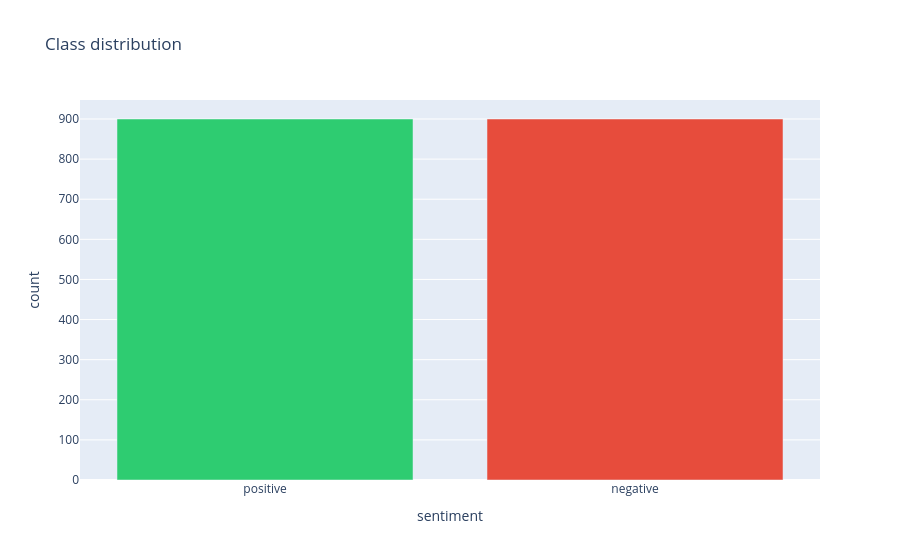

Notebook cell for this chart:
### Code cell
# Labels are integers — map to readable strings before anything else
df['sentiment'] = df['label'].map({1: 'positive', 0: 'negative'})

counts = df['sentiment'].value_counts().reset_index()
fig = px.bar(
    counts, x='sentiment', y='count',
    color='sentiment',
    color_discrete_map={'positive': '#2ecc71', 'negative': '#e74c3c'},
    title='Class distribution',
)
fig.update_layout(showlegend=False)
fig.show()

print(df['sentiment'].value_counts())

### Figure 1 — Plotly figure (JSON) as saved in the notebook; plotly's stock layout.template omitted (floating-point values rounded to 4 significant figures)
{"data": [{"hovertemplate": "sentiment=%{x}<br>count=%{y}<extra></extra>", "legendgroup": "positive", "marker": {"color": "#2ecc71", "pattern": {"shape": ""}}, "name": "positive", "orientation": "v", "showlegend": true, "textposition": "auto", "type": "bar", "x": ["positive"], "xaxis": "x", "y": [900], "yaxis": "y"}, {"hovertemplate": "sentiment=%{x}<br>count=%{y}<extra></extra>", "legendgroup": "negative", "marker": {"color": "#e74c3c", "pattern": {"shape": ""}}, "name": "negative", "orientation": "v", "showlegend": true, "textposition": "auto", "type": "bar", "x": ["negative"], "xaxis": "x", "y": [900], "yaxis": "y"}], "layout": {"barmode": "relative", "legend": {"title": {"text": "sentiment"}, "tracegroupgap": 0}, "showlegend": false, "title": {"text": "Class distribution"}, "xaxis": {"anchor": "y", "categoryarray": ["positive", "negative"], "categoryorder": "array", "domain": [0, 1], "title": {"text": "sentiment"}}, "yaxis": {"anchor": "x", "domain": [0, 1], "title": {"text": "count"}}}}
